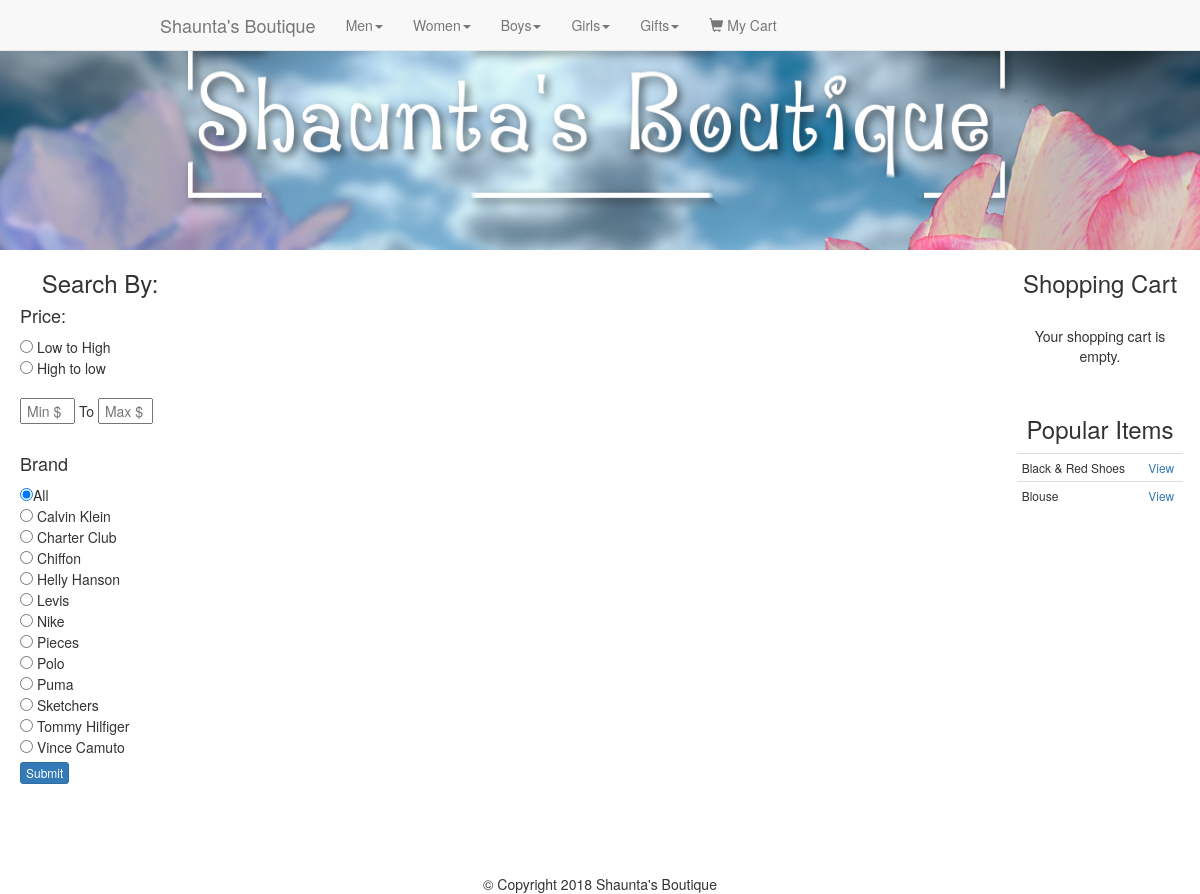
The app's page /category.php with its own data.
### tables this page shows
CREATE TABLE `categories` (
  `id` int(11) NOT NULL,
  `category` varchar(255) NOT NULL,
  `parent` int(11) NOT NULL DEFAULT 0
);

CREATE TABLE `brand` (
  `id` int(11) NOT NULL,
  `brand` varchar(255) NOT NULL
);

CREATE TABLE `products` (
  `id` int(11) NOT NULL,
  `title` varchar(255) NOT NULL,
  `price` decimal(10,2) NOT NULL,
  `list_price` decimal(10,2) NOT NULL,
  `brand` int(11) NOT NULL,
  `categories` varchar(255) NOT NULL,
  `image` text NOT NULL,
  `description` text NOT NULL,
  `featured` tinyint(4) NOT NULL DEFAULT 0,
  `sizes` text NOT NULL,
  `deleted` tinyint(4) NOT NULL DEFAULT 0
);

### includes/widgets/filters.php (the view, shortened to what this page needs)
<?php
    $price_sort = ((isset($_REQUEST["price_sort"])) ? sanitize($_REQUEST["price_sort"]) : '');
	$min_price = ((isset($_REQUEST["min_price"])) ? sanitize($_REQUEST["min_price"]) : '');
	$max_price = ((isset($_REQUEST["max_price"])) ? sanitize($_REQUEST["max_price"]) : '');
	$b = ((isset($_REQUEST["brand"])) ? sanitize($_REQUEST["brand"]) : '');
	$brandQ = $conn->query("select * from brand order by brand");
?>
<h3>Search By:</h3>
<div class="text-left" style="margin-left:5px;">
	<h4>Price:</h4>
	<form action="search.php" method="post">
		<input type="radio" name="price_sort" value="low"<?=(($price_sort == "low") ? "checked" : '');?>> Low to High<br>
		<input type="radio" name="price_sort" value="high"<?=(($price_sort == "high") ? "checked" : '');?>> High to low<br><br>
		<input type="text" name="min_price" class="price_range" placeholder="Min $" value="<?=$min_price?>"> To
		<input type="text" name="max_price" class="price_range" placeholder="Max $" value="<?=$max_price?>"><br><br>
		<h4>Brand</h4>
		<input type="radio" name="brand" value=""<?=(($b == "") ? "checked" : '');?>>All<br>
		<?php while($brand = mysqli_fetch_assoc($brandQ)): ?>
			<input type="radio" name="brand" value="<?=$brand['id']?>"<?=(($b == $brand["id"]) ? "checked" : "");?>> <?=$brand["brand"];?><br>
		<?php endwhile; ?>
	   <input type="submit" name="submit" class="btn btn-xs btn-primary" style="margin-top:5px;">
	</form>
</div>

### includes/navigation.php (shortened to what this page needs)
<?php
    $sql = "select * from categories where parent=0;";
	$result = mysqli_query($conn, $sql);
?>
	<nav class="navbar navbar-default navbar-fixed-top">
	    <div class="container-fluid">
		    <div class="navbar-header">
			  <a class="navbar-brand" href="index.php">Shaunta's Boutique</a>
			</div>
		    <div class="collapse navbar-collapse" id="bs-example-navbar-collapse-1">
				<ul class="nav navbar-nav">
				<?php while($data = mysqli_fetch_assoc($result)): ?>
					<li class="dropdown">
						<a href="#" class="dropdown-toggle" data-toggle="dropdown"><?php echo $data["category"]; ?><span class="caret"></span></a>
					</li>
					<?php endwhile; ?>
					<li><a href="cart.php"><span class="glyphicon glyphicon-shopping-cart"></span> My Cart</a></li>
				</ul>
			</div>
		</div>
	</nav>

### includes/widgets/recent.php
   <h3>Popular Items</h3>
<?php
  $transQ = $conn->query("select * from cart where paid = 1 order by id desc limit 5");
	$results = array();
	$row_count = mysqli_num_rows($transQ);;
	if($row_count > 0){
		while($row = mysqli_fetch_assoc($transQ)){
			$results[] = $row;
		}
	}
	$used_ids = array();
	for($i=0; $i<$row_count; $i++){
		$json_items = $results[$i]["items"];
		$items = json_decode($json_items, true);
		foreach($items as $item){
			if(!in_array($item["id"], $used_ids)){
				$used_ids[] = $item["id"];
			}
		}
	}
?>
<div id="recent-widget">
	<table class="table table-condensed text-left">
	<?php
	    foreach($used_ids as $id):
			$productQ = $conn->query("select * from products where id = '$id';");
			$product = mysqli_fetch_assoc($productQ);
	?>
		<tr>
			<td><?=$product["title"];?></td>
			<td><a class="text-primary" onclick="detailsmodal('<?=$id;?>');">View</a></td>
		</tr>
	<?php endforeach; ?>
	</table>
</div>

### css/main.css (style rules this page uses)
.navbar { margin-bottom: 0px !important; }
.table { width: 98%!important; margin: 0 auto!important; }
#cart-widget td, #recent-widget { font-size: 12px; }
input.price_range, price_range { width: 55px; padding-left:5px; }
.navbar>.container-fluid .navbar-brand { margin-left: 130px!important; }

### records on screen
categories: category "Men"
categories: category "Women"
categories: category "Boys"
categories: category "Girls"
categories: category "Gifts"
brand: brand "Calvin Klein"
brand: brand "Charter Club"
brand: brand "Chiffon"
brand: brand "Helly Hanson"
brand: brand "Levis"
brand: brand "Nike"
brand: brand "Pieces"
brand: brand "Polo"
brand: brand "Puma"
brand: brand "Sketchers"
brand: brand "Tommy Hilfiger"
brand: brand "Vince Camuto"
products: title "Black & Red Shoes"
products: title "Blouse"
